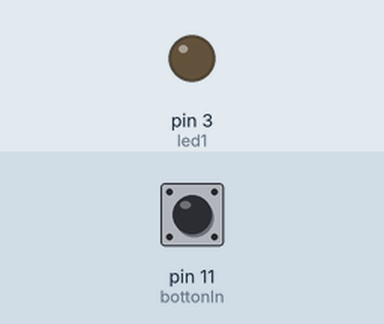
The sketch below on a simulated Arduino Uno, built with avr-gcc and run on an emulated ATmega328P. Parts: output pins drawn as LEDs (lit = HIGH). The inputs (shaded band) are chosen by the test bench; at power-on: pin 11 (bottonIn) LOW.

Above: at 1.2 s.
1.3 s: pin 11 (bottonIn) pulled HIGH for 0.15 s
At 2.1 s:
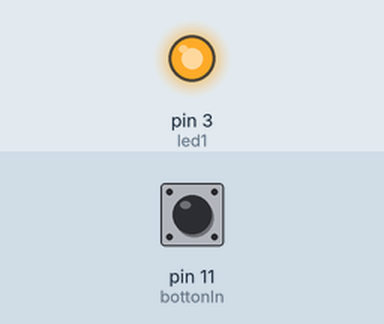
2.9 s: pin 11 (bottonIn) pulled HIGH for 1 s
At 3.3 s:
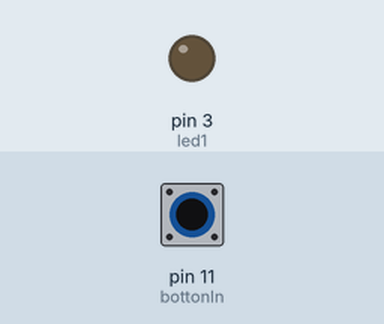
5.4 s: pin 11 (bottonIn) pulled HIGH for 3.2 s
At 6.4 s:
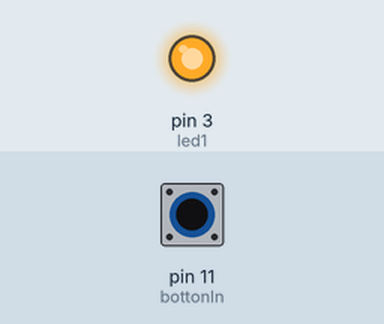
Timing chart, 0 to 8.4 s (numbered marks = the images above; inputs shaded):
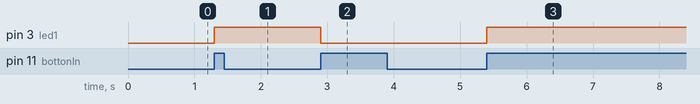

Measured:
- after the input at 1.3 s, pin 3 (led1): LOW → HIGH at once
- after the input at 2.9 s, pin 3 (led1): HIGH → LOW at once
- after the input at 5.4 s, pin 3 (led1): LOW → HIGH at once

The sketch:

StateChange.ino
```cpp
int led1 = 3;
int ledState = LOW;

int bottonIn = 11;
int bottonState = LOW;
int lastBottonState = LOW;

void setup() {
  pinMode(led1, OUTPUT);
  pinMode(bottonIn, INPUT);
  Serial.begin(9600);
}

void loop() {
  bottonState = digitalRead(bottonIn);
  if(bottonState != lastBottonState){
    if(bottonState == HIGH){
      if(ledState == LOW){
        ledState = HIGH;
      }else{
        ledState = LOW;
      }

      digitalWrite(led1, ledState);
    }

    delay(50);
  }

  lastBottonState = bottonState;
}
```
